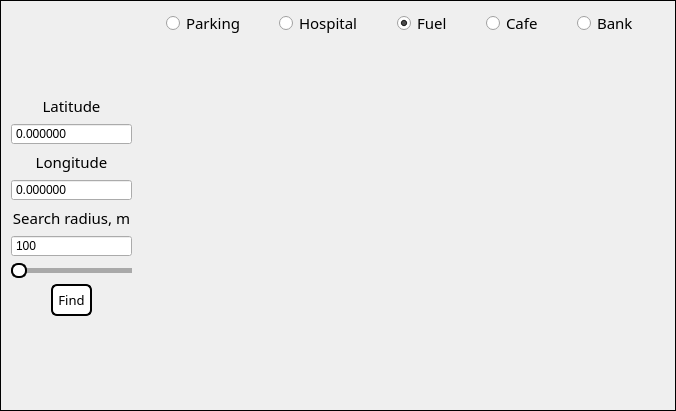
<?xml version="1.0" encoding="UTF-8"?>
<ui version="4.0">
 <class>MainWindow</class>
 <widget class="QMainWindow" name="MainWindow">
  <property name="geometry">
   <rect>
    <x>0</x>
    <y>0</y>
    <width>676</width>
    <height>411</height>
   </rect>
  </property>
  <property name="font">
   <font>
    <family>Garamond</family>
   </font>
  </property>
  <property name="windowTitle">
   <string>MainWindow</string>
  </property>
  <property name="autoFillBackground">
   <bool>false</bool>
  </property>
  <property name="styleSheet">
   <string notr="true">QMainWindow{
background: qlineargradient(x1:0, y1:0, x2:1, y2:1,
                stop:0 white, stop:1 rgb(204, 204, 204));
border: 1px solid black;
}
</string>
  </property>
  <property name="tabShape">
   <enum>QTabWidget::Rounded</enum>
  </property>
  <widget class="QWidget" name="centralwidget">
   <layout class="QHBoxLayout" name="horizontalLayout" stretch="0,7">
    <property name="leftMargin">
     <number>11</number>
    </property>
    <item>
     <layout class="QVBoxLayout" name="verticalLayout_2" stretch="0,0,0,0,0,0,0,0,0,0">
      <item>
       <spacer name="verticalSpacer">
        <property name="orientation">
         <enum>Qt::Vertical</enum>
        </property>
        <property name="sizeHint" stdset="0">
         <size>
          <width>20</width>
          <height>40</height>
         </size>
        </property>
       </spacer>
      </item>
      <item>
       <widget class="QLabel" name="label_2">
        <property name="font">
         <font>
          <family>Franklin Gothic Book</family>
          <pointsize>11</pointsize>
         </font>
        </property>
        <property name="text">
         <string>Latitude</string>
        </property>
        <property name="alignment">
         <set>Qt::AlignCenter</set>
        </property>
       </widget>
      </item>
      <item>
       <widget class="QDoubleSpinBox" name="latitude_spinbox">
        <property name="font">
         <font>
          <family>Arial</family>
          <pointsize>9</pointsize>
         </font>
        </property>
        <property name="buttonSymbols">
         <enum>QAbstractSpinBox::NoButtons</enum>
        </property>
        <property name="decimals">
         <number>6</number>
        </property>
        <property name="minimum">
         <double>-90.000000000000000</double>
        </property>
        <property name="maximum">
         <double>90.000000000000000</double>
        </property>
       </widget>
      </item>
      <item>
       <widget class="QLabel" name="label">
        <property name="font">
         <font>
          <family>Franklin Gothic Book</family>
          <pointsize>11</pointsize>
         </font>
        </property>
        <property name="text">
         <string>Longitude</string>
        </property>
        <property name="alignment">
         <set>Qt::AlignCenter</set>
        </property>
       </widget>
      </item>
      <item>
       <widget class="QDoubleSpinBox" name="longitude_spinbox">
        <property name="font">
         <font>
          <family>Arial</family>
          <pointsize>9</pointsize>
         </font>
        </property>
        <property name="autoFillBackground">
         <bool>false</bool>
        </property>
        <property name="buttonSymbols">
         <enum>QAbstractSpinBox::NoButtons</enum>
        </property>
        <property name="specialValueText">
         <string/>
        </property>
        <property name="decimals">
         <number>6</number>
        </property>
        <property name="minimum">
         <double>-180.000000000000000</double>
        </property>
        <property name="maximum">
         <double>180.000000000000000</double>
        </property>
       </widget>
      </item>
      <item>
       <widget class="QLabel" name="label_3">
        <property name="font">
         <font>
          <family>Franklin Gothic Book</family>
          <pointsize>11</pointsize>
         </font>
        </property>
        <property name="text">
         <string>Search radius, m</string>
        </property>
        <property name="alignment">
         <set>Qt::AlignCenter</set>
        </property>
       </widget>
      </item>
      <item>
       <widget class="QSpinBox" name="radius_spinbox">
        <property name="font">
         <font>
          <family>Arial</family>
          <pointsize>9</pointsize>
         </font>
        </property>
        <property name="buttonSymbols">
         <enum>QAbstractSpinBox::NoButtons</enum>
        </property>
        <property name="minimum">
         <number>100</number>
        </property>
        <property name="maximum">
         <number>5000</number>
        </property>
       </widget>
      </item>
      <item>
       <widget class="QSlider" name="radius_slider">
        <property name="styleSheet">
         <string notr="true">QSlider::groove:horizontal {
    border-radius: 1px;       
    height: 7px;              
    margin: -1px 0;           
}
QSlider::handle:horizontal {
    background-color: white;
    border: 2px solid black;
    height: 14px;     
    width: 12px;
    margin: -4px 0;     
    border-radius: 7px  ;
    padding: -4px 0px;  
}
QSlider::add-page:horizontal {
    background: darkgray;
}
QSlider::sub-page:horizontal {
    background: darkgray;
}</string>
        </property>
        <property name="minimum">
         <number>100</number>
        </property>
        <property name="maximum">
         <number>5000</number>
        </property>
        <property name="orientation">
         <enum>Qt::Horizontal</enum>
        </property>
       </widget>
      </item>
      <item>
       <layout class="QHBoxLayout" name="horizontalLayout_3">
        <item>
         <spacer name="horizontalSpacer">
          <property name="orientation">
           <enum>Qt::Horizontal</enum>
          </property>
          <property name="sizeHint" stdset="0">
           <size>
            <width>40</width>
            <height>20</height>
           </size>
          </property>
         </spacer>
        </item>
        <item>
         <widget class="QPushButton" name="find_button">
          <property name="sizePolicy">
           <sizepolicy hsizetype="Fixed" vsizetype="Fixed">
            <horstretch>0</horstretch>
            <verstretch>0</verstretch>
           </sizepolicy>
          </property>
          <property name="minimumSize">
           <size>
            <width>0</width>
            <height>0</height>
           </size>
          </property>
          <property name="maximumSize">
           <size>
            <width>60</width>
            <height>40</height>
           </size>
          </property>
          <property name="font">
           <font>
            <family>Franklin Gothic Book</family>
            <pointsize>10</pointsize>
           </font>
          </property>
          <property name="styleSheet">
           <string notr="true">QPushButton {
	background-color: white;
	border: 2px solid black;
	border-radius: 6px;
	padding:5px;
}
QPushButton:pressed {
    background-color: lightblue;
    border-style: inset;
}
</string>
          </property>
          <property name="text">
           <string>Find</string>
          </property>
          <property name="autoDefault">
           <bool>false</bool>
          </property>
          <property name="default">
           <bool>false</bool>
          </property>
          <property name="flat">
           <bool>false</bool>
          </property>
         </widget>
        </item>
        <item>
         <spacer name="horizontalSpacer_2">
          <property name="orientation">
           <enum>Qt::Horizontal</enum>
          </property>
          <property name="sizeHint" stdset="0">
           <size>
            <width>40</width>
            <height>20</height>
           </size>
          </property>
         </spacer>
        </item>
       </layout>
      </item>
      <item>
       <spacer name="verticalSpacer_2">
        <property name="orientation">
         <enum>Qt::Vertical</enum>
        </property>
        <property name="sizeHint" stdset="0">
         <size>
          <width>20</width>
          <height>40</height>
         </size>
        </property>
       </spacer>
      </item>
     </layout>
    </item>
    <item>
     <layout class="QVBoxLayout" name="verticalLayout" stretch="0,7,0">
      <item>
       <layout class="QHBoxLayout" name="_2">
        <item>
         <widget class="QRadioButton" name="find_parking">
          <property name="enabled">
           <bool>true</bool>
          </property>
          <property name="sizePolicy">
           <sizepolicy hsizetype="Fixed" vsizetype="Fixed">
            <horstretch>0</horstretch>
            <verstretch>0</verstretch>
           </sizepolicy>
          </property>
          <property name="font">
           <font>
            <family>Franklin Gothic Book</family>
            <pointsize>11</pointsize>
           </font>
          </property>
          <property name="layoutDirection">
           <enum>Qt::LeftToRight</enum>
          </property>
          <property name="text">
           <string>Parking</string>
          </property>
          <property name="icon">
           <iconset>
            <normaloff>icons/parking.svg</normaloff>icons/parking.svg</iconset>
          </property>
          <property name="checked">
           <bool>false</bool>
          </property>
         </widget>
        </item>
        <item>
         <widget class="QRadioButton" name="find_hospital">
          <property name="enabled">
           <bool>true</bool>
          </property>
          <property name="sizePolicy">
           <sizepolicy hsizetype="Fixed" vsizetype="Fixed">
            <horstretch>0</horstretch>
            <verstretch>0</verstretch>
           </sizepolicy>
          </property>
          <property name="font">
           <font>
            <family>Franklin Gothic Book</family>
            <pointsize>11</pointsize>
           </font>
          </property>
          <property name="layoutDirection">
           <enum>Qt::LeftToRight</enum>
          </property>
          <property name="text">
           <string>Hospital</string>
          </property>
          <property name="icon">
           <iconset>
            <normaloff>icons/hospital.svg</normaloff>icons/hospital.svg</iconset>
          </property>
          <property name="checked">
           <bool>false</bool>
          </property>
         </widget>
        </item>
        <item>
         <widget class="QRadioButton" name="find_fuel">
          <property name="enabled">
           <bool>true</bool>
          </property>
          <property name="sizePolicy">
           <sizepolicy hsizetype="Fixed" vsizetype="Fixed">
            <horstretch>0</horstretch>
            <verstretch>0</verstretch>
           </sizepolicy>
          </property>
          <property name="font">
           <font>
            <family>Franklin Gothic Book</family>
            <pointsize>11</pointsize>
           </font>
          </property>
          <property name="layoutDirection">
           <enum>Qt::LeftToRight</enum>
          </property>
          <property name="text">
           <string>Fuel</string>
          </property>
          <property name="icon">
           <iconset>
            <normaloff>icons/gas.svg</normaloff>icons/gas.svg</iconset>
          </property>
          <property name="checked">
           <bool>true</bool>
          </property>
         </widget>
        </item>
        <item>
         <widget class="QRadioButton" name="find_cafe">
          <property name="enabled">
           <bool>true</bool>
          </property>
          <property name="sizePolicy">
           <sizepolicy hsizetype="Fixed" vsizetype="Fixed">
            <horstretch>0</horstretch>
            <verstretch>0</verstretch>
           </sizepolicy>
          </property>
          <property name="font">
           <font>
            <family>Franklin Gothic Book</family>
            <pointsize>11</pointsize>
           </font>
          </property>
          <property name="layoutDirection">
           <enum>Qt::LeftToRight</enum>
          </property>
          <property name="text">
           <string>Cafe</string>
          </property>
          <property name="icon">
           <iconset>
            <normaloff>icons/cafe.svg</normaloff>icons/cafe.svg</iconset>
          </property>
          <property name="checked">
           <bool>false</bool>
          </property>
         </widget>
        </item>
        <item>
         <widget class="QRadioButton" name="find_bank">
          <property name="enabled">
           <bool>true</bool>
          </property>
          <property name="sizePolicy">
           <sizepolicy hsizetype="Fixed" vsizetype="Fixed">
            <horstretch>0</horstretch>
            <verstretch>0</verstretch>
           </sizepolicy>
          </property>
          <property name="font">
           <font>
            <family>Franklin Gothic Book</family>
            <pointsize>11</pointsize>
           </font>
          </property>
          <property name="layoutDirection">
           <enum>Qt::LeftToRight</enum>
          </property>
          <property name="text">
           <string>Bank</string>
          </property>
          <property name="icon">
           <iconset>
            <normaloff>icons/safe.svg</normaloff>icons/safe.svg</iconset>
          </property>
          <property name="checked">
           <bool>false</bool>
          </property>
         </widget>
        </item>
       </layout>
      </item>
      <item>
       <widget class="QWidget" name="widget" native="true"/>
      </item>
      <item>
       <widget class="QLabel" name="distance_label">
        <property name="sizePolicy">
         <sizepolicy hsizetype="Minimum" vsizetype="Minimum">
          <horstretch>0</horstretch>
          <verstretch>0</verstretch>
         </sizepolicy>
        </property>
        <property name="font">
         <font>
          <family>Courier New</family>
          <pointsize>11</pointsize>
         </font>
        </property>
        <property name="text">
         <string/>
        </property>
        <property name="scaledContents">
         <bool>false</bool>
        </property>
        <property name="alignment">
         <set>Qt::AlignCenter</set>
        </property>
       </widget>
      </item>
     </layout>
    </item>
   </layout>
  </widget>
 </widget>
 <resources/>
 <connections/>
</ui>
